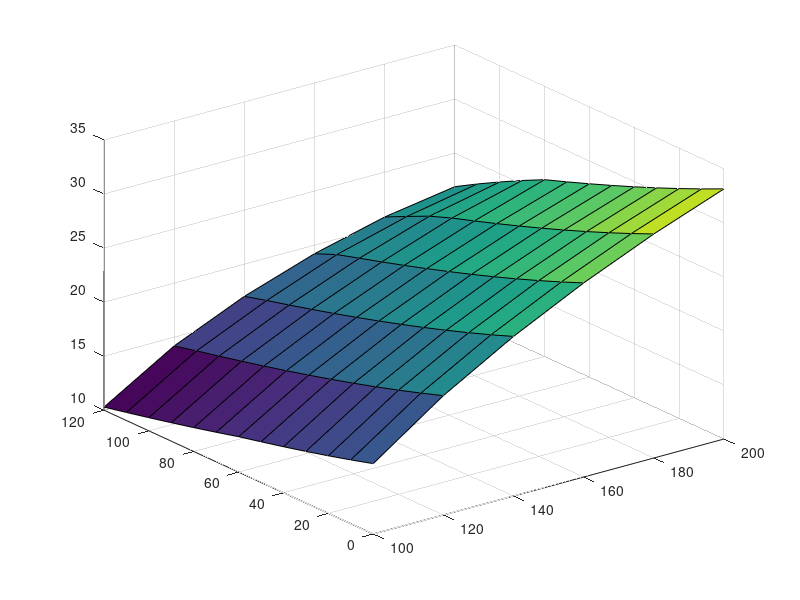

MATLAB code to generate this figure: (Note: this script raises an error after producing the figure.)
% Code to plot results of parameter sweep for battery capacity and payload
% for electric aircraft examples
%
% Copyright 2017-2018 The MathWorks, Inc.

% Load default data if necessary
if (~exist('temp_dist_payl_ele_hybr','var'))
    % Load previous results
    disp('Loading previously saved results.');
    load ssc_airvtol_sweep_payloadbattery_compare_defResults
end

% Prepare figure window
if ~exist('h10_ssc_airvtol', 'var') || ...
        ~isgraphics(h10_ssc_airvtol, 'figure')
    h10_ssc_airvtol = figure('Name', 'ssc_airvtol_elec');
end
figure(h10_ssc_airvtol)
clf(h10_ssc_airvtol)

temp_colororder = get(gca,'defaultAxesColorOrder');

%% Plot results in single 3D view
temp_s1_h = surf(battGrid,payGrid,temp_dist_payl_ele_hybr');
temp_s1_h.EdgeColor = temp_colororder(2,:);
hold on
temp_s2_h = surf(battGrid,payGrid,temp_dist_payl_ele_pure');
temp_s2_h.EdgeColor = temp_colororder(1,:);
temp_s3_h = surf(battGrid([1 end]),payGrid([1 end]),min_range*ones(2));
set(temp_s3_h,'FaceColor',[1 1 1]*0.2,'FaceAlpha',0.8)
hold off

xlabel('Battery Capacity (A*hr)');
ylabel('Payload (kg)');
zlabel('Flight Range (km)');

title('Flight Range for Electric Aircraft')

clb_h = colorbar;
clb_h.Label.String = 'Flight Range (km)';
colormap(flipud(cool));
legend({'Hybrid','Pure',['Range = ' num2str(min_range) 'km'] },'Location','Best');

%% Plot results separately in 2D views
if ~exist('h9_ssc_airvtol', 'var') || ...
        ~isgraphics(h9_ssc_airvtol, 'figure')
    h9_ssc_airvtol = figure('Name', 'ssc_airvtol_elec');
end
figure(h9_ssc_airvtol)
clf(h9_ssc_airvtol)

simlog_handles(1) = subplot(1,2,1);
temp_s1_h =surf(battGrid,payGrid,temp_dist_payl_ele_pure');
temp_s1_h.EdgeColor='none';
hold on
temp_s2_h =surf(battGrid([1 end]),payGrid([1 end]),min_range*ones(2));
set(temp_s2_h,'FaceColor',[1 1 1]*0.2,'FaceAlpha',0.8)
hold off
text(0.05,0.9,0.9,sprintf('%s < %d km','Range',min_range),...
    'Units','Normalized',...
    'HorizontalAlignment','left',...
    'Color','w','FontWeight','Bold','FontSize',12)

text(0.05,0.05,0.9,'Pure Electric',...
    'Units','Normalized',...
    'HorizontalAlignment','left',...
    'Color','w','FontSize',12)

view(0,90)
xlabel('Battery Capacity (A*hr)');
ylabel('Payload (kg)');
title('Range Pure Electric')
colormap(flipud(cool));

simlog_handles(2) = subplot(1,2,2);
temp_s1_h =surf(battGrid,payGrid,temp_dist_payl_ele_hybr');
temp_s1_h.EdgeColor='none';
hold on
temp_s2_h =surf(battGrid([1 end]),payGrid([1 end]),min_range*ones(2));
set(temp_s2_h,'FaceColor',[1 1 1]*0.2,'FaceAlpha',0.8)
hold off
text(0.05,0.9,0.9,sprintf('%s < %d km','Range',min_range),...
    'Units','Normalized',...
    'HorizontalAlignment','left',...
    'Color','w','FontWeight','Bold','FontSize',12)

text(0.05,0.05,0.9,'Hybrid Electric',...
    'Units','Normalized',...
    'HorizontalAlignment','left',...
    'Color','w','FontSize',12)

% Top view for overview of design space
view(0,90)

xlabel('Battery Capacity (A*hr)');
title('Range Hybrid Electric')
clb_h = colorbar;
clb_h.Label.String = 'Flight Range (km)';
colormap(flipud(cool));

% Ensure limits are same for both 2D plots
cmap_lims_all = [caxis(simlog_handles(1)) caxis(simlog_handles(2))];
cmap_lims = [min(cmap_lims_all) max(cmap_lims_all)];
caxis(simlog_handles(1),cmap_lims);
caxis(simlog_handles(2),cmap_lims);

% Set axes positions manually
% Necessary due to addition of colorbar 
% Subplots are resized automatically, need to manually set the sizes
simlog_handles(1).Position = [0.1300 0.1100 0.30 0.8150];
simlog_handles(2).Position = [0.5200 0.1100 0.30 0.8150];

clear temp_s1_h temp_s2_h temp_s3_h clb_h
clear simlog_handles cmap_lims_all cmap_lims